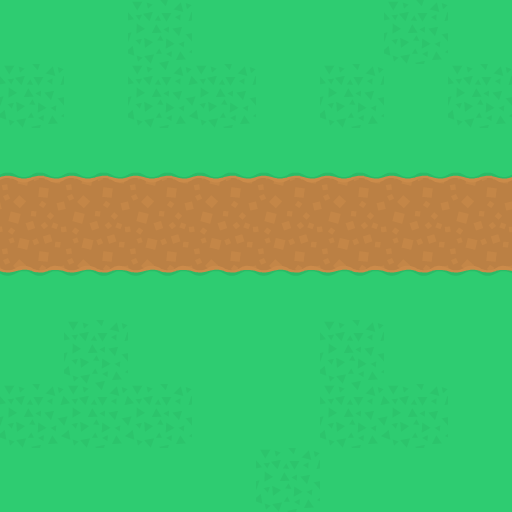

A 2D game scene composited from a Tiled map and its tileset images. What follows is a short description and the map's XML, with every tile layer's data as written:
An orthogonal 8x8 tile map with 64x64 px tiles, 1 tile layer (Ground).

<map version="1.10" tiledversion="1.11.2" orientation="orthogonal" renderorder="right-down" width="8" height="8" tilewidth="64" tileheight="64" infinite="0" nextlayerid="2" nextobjectid="1">
 <tileset firstgid="1" source="kenney_tower_defense.tsx" />
 <layer id="1" name="Ground" width="8" height="8">
  <data encoding="csv">
120,120,25,120,120,120,25,120,
25,120,25,25,120,25,120,25,
71,71,71,71,71,71,71,71,
94,94,94,94,94,94,94,94,
117,117,117,117,117,117,117,117,
120,25,120,120,120,25,120,120,
25,25,25,120,120,25,25,120,
120,120,120,120,25,120,120,120
</data>
 </layer>
</map>
